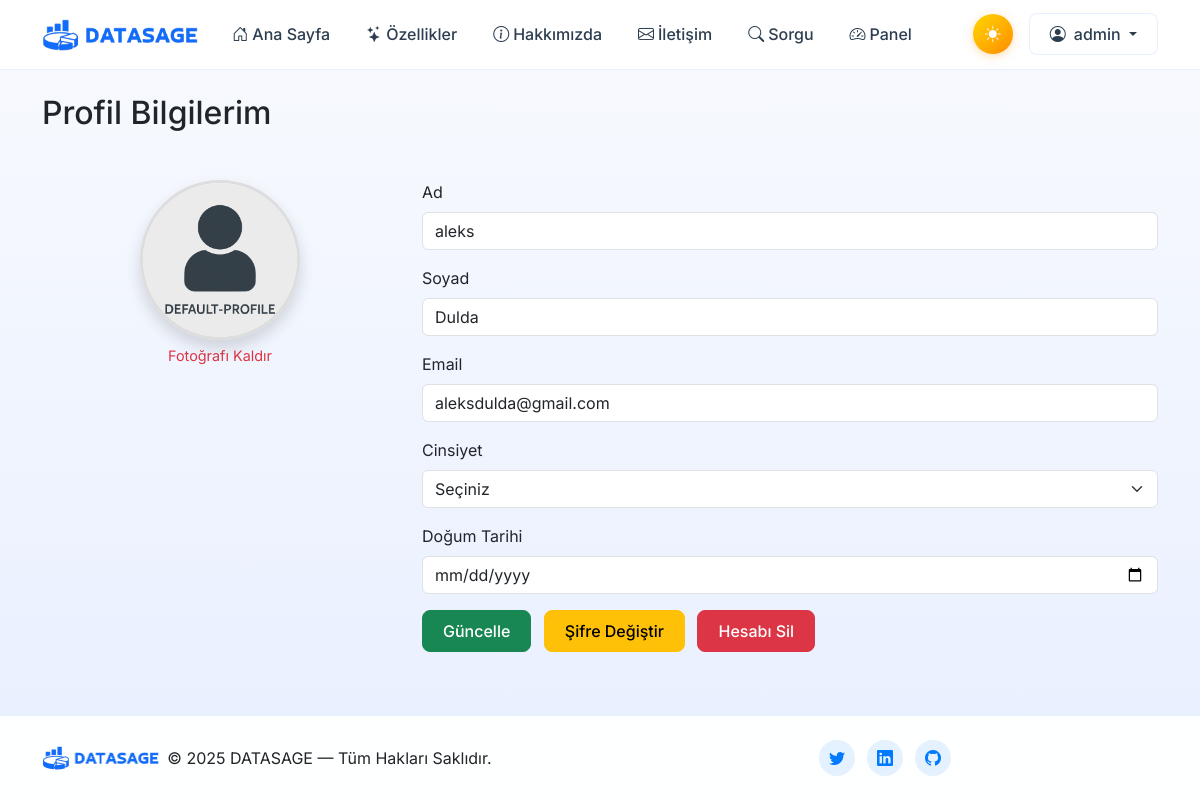
The page /profile (signed in) on the database as committed earlier.
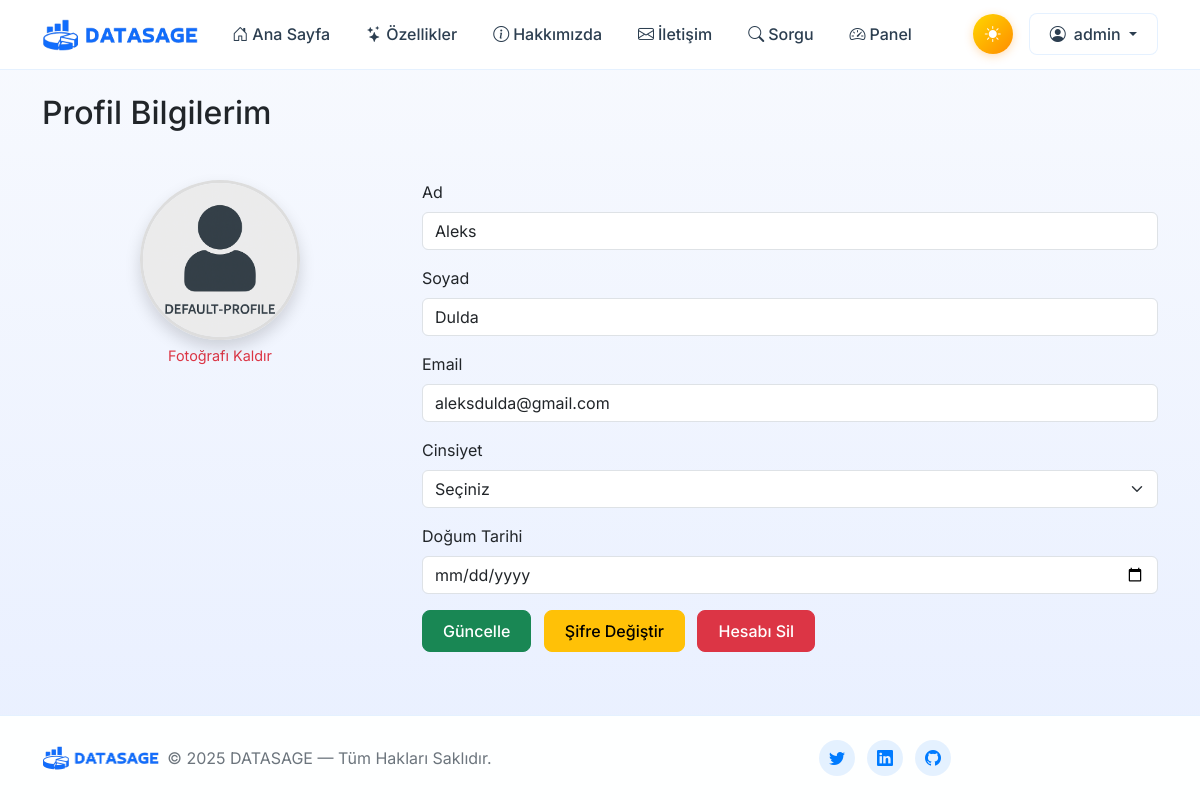
The same page on the database as committed later.
### tables this page shows
CREATE TABLE users (
        id INTEGER PRIMARY KEY AUTOINCREMENT,
        username TEXT UNIQUE NOT NULL,
        password TEXT NOT NULL,
        first_name TEXT,
        last_name TEXT,
        email TEXT,
        gender TEXT,
        birth_date TEXT,
        profile_picture TEXT
    );

### app.py (the view)
@app.route("/profile")
def profile():
    if "user_id" not in session:
        return redirect(url_for("auth.login"))
    conn = sqlite3.connect("database.sqlite")
    conn.row_factory = sqlite3.Row
    user = conn.execute("SELECT * FROM users WHERE id = ?", (session["user_id"],)).fetchone()
    conn.close()
    return render_template("profile.html", user=user)

### templates/profile.html (shortened to what this page needs)
{% extends "base.html" %}
{% block content %}
<h2 class="mb-4">Profil Bilgilerim</h2>
<br>
<form method="POST" action="{{ url_for('update_profile') }}" enctype="multipart/form-data">
  <div class="row">
    <div class="col-md-4 text-center mb-4">
      <label for="profile_picture_input" class="profile-picture-label">
        <img id="previewImage"
             src="{% if user.profile_picture %}{{ url_for('static', filename='uploads/' ~ user.profile_picture) }}{% else %}{{ url_for('static', filename='images/default-profile.png') }}{% endif %}"
             class="rounded-circle shadow profile-picture"
             alt="Profil Fotoğrafı" width="160" height="160">
      </label>
      <span class="remove-btn" onclick="resetProfilePicture()">Fotoğrafı Kaldır</span>
    </div>
    <div class="col-md-8">
      <div class="mb-3">
        <label for="first_name" class="form-label">Ad</label>
        <input type="text" class="form-control" id="first_name" name="first_name" value="{{ user.first_name or '' }}">
      </div>
      <div class="mb-3">
        <label for="last_name" class="form-label">Soyad</label>
        <input type="text" class="form-control" id="last_name" name="last_name" value="{{ user.last_name or '' }}">
      </div>
      <div class="mb-3">
        <label for="email" class="form-label">Email</label>
        <input type="email" class="form-control" id="email" name="email" value="{{ user.email or '' }}">
      </div>
      <div class="mb-3">
        <label for="gender" class="form-label">Cinsiyet</label>
        <select class="form-select" id="gender" name="gender">
          <option value="">Seçiniz</option>
        </select>
      </div>
      <div class="mb-3">
        <label for="birth_date" class="form-label">Doğum Tarihi</label>
        <input type="date" class="form-control" id="birth_date" name="birth_date" value="{{ user.birth_date or '' }}">
      </div>
      <button type="submit" class="btn btn-success">Güncelle</button>
      <a href="{{ url_for('change_password') }}" class="btn btn-warning ms-2">Şifre Değiştir</a>
      <a href="{{ url_for('delete_account') }}" class="btn btn-danger ms-2">Hesabı Sil</a>
    </div>
  </div>
</form>
{% endblock %}

### templates/base.html (shortened to what this page needs)
<!DOCTYPE html>
<html lang="tr" data-bs-theme="light">
<head>
    <link href="https://cdn.jsdelivr.net/npm/bootstrap@5.3.0/dist/css/bootstrap.min.css" rel="stylesheet">
    <link href="https://cdn.jsdelivr.net/npm/bootstrap-icons@1.11.0/font/bootstrap-icons.min.css" rel="stylesheet">
    <link href="https://unpkg.com/aos@2.3.1/dist/aos.css" rel="stylesheet">
</head>
<body>
<nav class="navbar navbar-expand-lg" id="main-navbar">
  <div class="container">
    <a class="navbar-brand" href="{{ url_for('index') }}">
      <img id="navbar-logo" src="{{ url_for('static', filename='images/logo-navbar.png') }}" alt="DATASAGE Logo" style="height: 32px;">
    </a>
    <div class="collapse navbar-collapse" id="navbarNav">
      <ul class="navbar-nav me-auto">
        <li class="nav-item">
          <a class="nav-link" href="{{ url_for('index') }}">
            <i class="bi bi-house-door me-1"></i>Ana Sayfa
          </a>
        </li>
        <li class="nav-item">
          <a class="nav-link" href="{{ url_for('index') }}#features">
            <i class="bi bi-stars me-1"></i>Özellikler
          </a>
        </li>
        <li class="nav-item">
          <a class="nav-link" href="{{ url_for('about') }}">
            <i class="bi bi-info-circle me-1"></i>Hakkımızda
          </a>
        </li>
        <li class="nav-item">
          <a class="nav-link" href="{{ url_for('contact') }}">
            <i class="bi bi-envelope me-1"></i>İletişim
          </a>
        </li>
        {% if session.username %}
          <li class="nav-item">
            <a class="nav-link" href="{{ url_for('ask') }}">
              <i class="bi bi-search me-1"></i>Sorgu
            </a>
          </li>
          <li class="nav-item">
            <a class="nav-link" href="{{ url_for('dashboard') }}">
              <i class="bi bi-speedometer2 me-1"></i>Panel
            </a>
          </li>
        {% endif %}
      </ul>
      <div class="d-flex align-items-center gap-3">
        <button id="theme-toggle" class="theme-toggle-btn" title="Tema Değiştir">
          <i id="theme-icon" class="bi bi-sun-fill"></i>
        </button>
        {% if session.username %}
          <div class="dropdown">
            <a class="btn btn-user dropdown-toggle" href="#" data-bs-toggle="dropdown">
              <i class="bi bi-person-circle me-2"></i>{{ session.username }}
            </a>
          </div>
        {% endif %}
      </div>
    </div>
  </div>
</nav>
<div id="page-content-wrapper">
    <div class="container mt-4">
        {% block content %}{% endblock %}
    </div>
</div>
<footer class="footer mt-5 py-4">
  <div class="container">
    <div class="row align-items-center">
      <div class="col-md-6">
        <div class="d-flex align-items-center">
          <img src="{{ url_for('static', filename='images/logo-navbar.png') }}" alt="DATASAGE" height="24" class="me-2">
          <span>© 2025 DATASAGE — Tüm Hakları Saklıdır.</span>
        </div>
      </div>
      <div class="col-md-6 text-md-end">
        <div class="social-links">
          <a href="#" class="social-link" title="Twitter"><i class="bi bi-twitter"></i></a>
          <a href="#" class="social-link" title="LinkedIn"><i class="bi bi-linkedin"></i></a>
          <a href="https://github.com/AleksDulda/DataSage" class="social-link" title="GitHub"><i class="bi bi-github"></i></a>
        </div>
      </div>
    </div>
  </div>
</footer>
</body>
</html>

### templates/profile.html (style rules this page uses)
.profile-picture { object-fit: cover; border: 3px solid #ddd; transition: 0.3s; }
.profile-picture-label { cursor: pointer; position: relative; display: inline-block; }
.remove-btn { display: block; margin-top: 5px; font-size: 0.9rem; color: #dc3545; cursor: pointer; text-align: center; }

### templates/base.html (style rules this page uses)
:root { --primary-color: #007bff; --secondary-color: #6610f2; --accent-color: #2c3e50; --text-muted: #6c757d; --light-bg: #f8fafe; --border-color: rgba(0, 123, 255, 0.1); --shadow: rgba(0, 0, 0, 0.1); --success-color: #28a745; --border-light: #e9ecef; --input-bg: #f8f9fa; --dark-bg: #15171d; --dark-surface: #1e2329; --dark-border: #2d3748; --dark-text: #f4f7fa; --dark-muted: #a9b5c7; --transition: all 0.3s ease; }
* { transition: var(--transition); }
body { font-family: 'Inter', -apple-system, BlinkMacSystemFont, 'Segoe UI', sans-serif; padding-top: 70px; background: linear-gradient(180deg, var(--light-bg) 0%, #e8efff 100%); min-height: 100vh; display: flex; flex-direction: column; }
#page-content-wrapper { flex: 1; }
#main-navbar { position: fixed; top: 0; width: 100%; z-index: 1030; background: rgba(255, 255, 255, 0.95) !important; backdrop-filter: blur(10px); border-bottom: 1px solid var(--border-color); height: 70px; }
.navbar-nav .nav-link { font-weight: 500; padding: 8px 16px !important; border-radius: 8px; margin: 0 2px; color: var(--accent-color) !important; }
.theme-toggle-btn { background: linear-gradient(135deg, #ffd700, #ff8c00); border: none; border-radius: 50%; width: 40px; height: 40px; display: flex; align-items: center; justify-content: center; cursor: pointer; box-shadow: 0 2px 10px rgba(255, 140, 0, 0.3); color: white; }
.btn { font-weight: 500; border-radius: 8px; padding: 8px 20px; transition: var(--transition); }
.btn-user { background: rgba(255, 255, 255, 0.1); border: 1px solid var(--border-color); color: var(--accent-color); text-decoration: none; }
.footer { background: rgba(255, 255, 255, 0.95); border-top: 1px solid var(--border-color); backdrop-filter: blur(10px); color: var(--text-muted); }
.social-links { display: flex; gap: 12px; justify-content: center; }
.social-link { width: 36px; height: 36px; border-radius: 50%; background: var(--border-color); display: flex; align-items: center; justify-content: center; color: var(--primary-color); text-decoration: none; transition: var(--transition); }

Rows that differ between the two databases and show on the page:
changed users "admin": first_name "aleks" → "Aleks"
